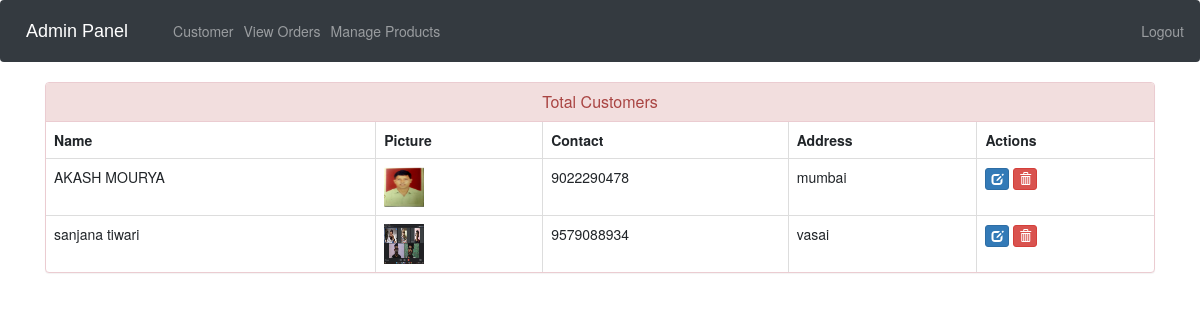
The app's page /view-customer (signed in) with its own data.
### ecom/models.py (models this page shows, shortened)
class Customer(models.Model):
    user=models.OneToOneField(User,on_delete=models.CASCADE)
    profile_pic= models.ImageField(upload_to='profile_pic/CustomerProfilePic/',null=True,blank=True)
    address = models.CharField(max_length=40)
    mobile = models.CharField(max_length=20,null=False)
    @property
    def get_name(self):
        return self.user.first_name+" "+self.user.last_name

### ecom/views.py (the view)
# urls.py: path('view-customer', views.view_customer_view,name='view-customer'),
@login_required(login_url='adminlogin')
def view_customer_view(request):
    customers=models.Customer.objects.all()
    return render(request,'ecom/view_customer.html',{'customers':customers})

### templates/ecom/view_customer.html (shortened to what this page needs)
{% extends 'ecom/admin_base.html' %}
{% load static %}
{% block content %}
<head>
  <link href="//netdna.bootstrapcdn.com/bootstrap/3.0.0/css/bootstrap.min.css" rel="stylesheet" id="bootstrap-css">
</head>
<div class="container">
  <div class="panel panel-danger">
    <div class="panel-heading">
      <h6 class="panel-title">Total Customers</h6>
    </div>
    <table class="table table-hover table-bordered" id="dev-table">
      <thead>
        <tr>
          <th>Name</th>
          <th>Picture</th>
          <th>Contact</th>
          <th>Address</th>
          <th>Actions</th>
        </tr>
      </thead>
      {% for c in customers %}
      <tr>
        <td> {{c.get_name}}</td>
        <td> <img src="{% static c.profile_pic.url %}" alt="Profile Pic" height="40px" width="40px" /></td>
        <td>{{c.mobile}}</td>
        <td>{{c.address}}</td>
        <td><a class="btn btn-primary btn-xs" href="{% url 'update-customer' c.id  %}"><span class="glyphicon glyphicon-edit"></span></a>
        <a class="btn btn-danger btn-xs" href="{% url 'delete-customer' c.id  %}"><span class="glyphicon glyphicon-trash"></span></a></td>
      </tr>
      {% endfor %}
    </table>
  </div>
</div>
{% endblock content %}

### templates/ecom/view_customer.html (style rules this page uses)
a:link { text-decoration: none; }
h6 { text-align: center; }

### records on screen
Customer: get_name "AKASH MOURYA", profile_pic (picture), mobile "9022290478", address "mumbai"
Customer: get_name "sanjana tiwari", profile_pic (picture), mobile "9579088934", address "vasai"
